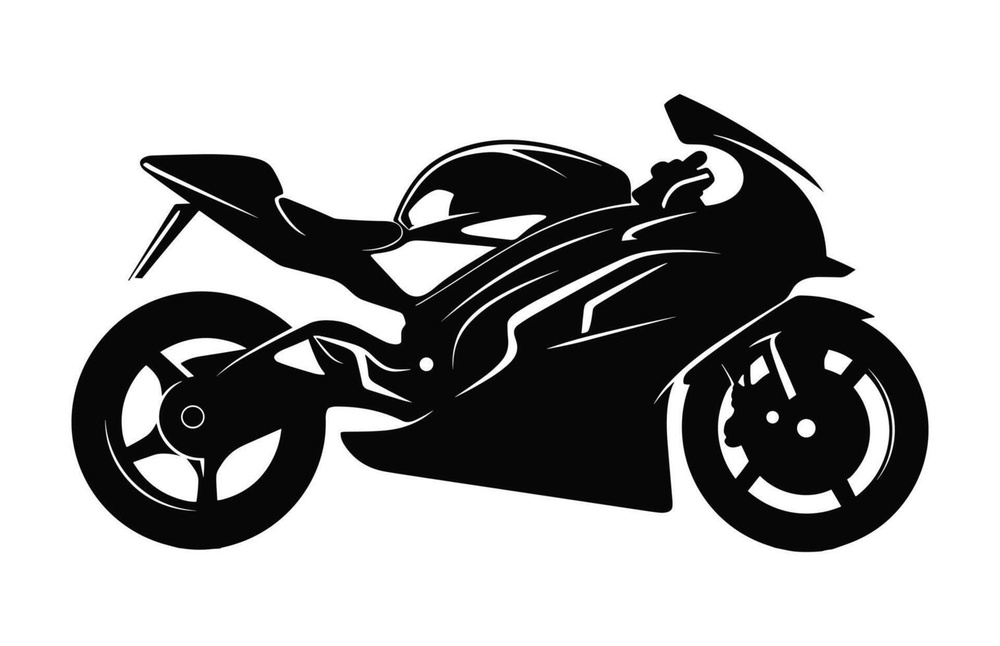
#> input picture Talleres/2025-04-30_taller_analisis_figuras_geometricas/python/img/moto.jpg, 1000 x 646 px, shrunk from 1517 x 980 before the run, found by its file name
$ jupyter execute taller_analisis_figuras_geometricas.ipynb   (shell and % lines are left out)
#> lines starting #> are read from the running program, lines starting #| are printed output that depends on the picture; after the words box and inside, x2 and y2 are one past the last pixel; in counts of white or black regions, pixels touching at a corner belong together; long printed decimals are rounded
# ✅ 1. Prepare Environment

[cell 1]
# Import necessary libraries
import cv2
import numpy as np
import matplotlib.pyplot as plt

his section imports the necessary libraries:

- OpenCV is used for image processing tasks.
- NumPy is useful for numerical operations and handling arrays.
- Matplotlib is used to display images directly in the notebook

### 🖼️ Load and Threshold Image

[cell 2]
# Import image
original = cv2.imread('img\moto.jpg', cv2.IMREAD_GRAYSCALE)
#> original is the input picture: shape (646, 1000); min 0, max 255, mean 172.7
threshold_value = 127
_, binary_image = cv2.threshold(original, threshold_value, 255, cv2.THRESH_BINARY)
#> binary_image: shape (646, 1000); 66.9% white; 3 black regions, box (x1, y1, x2, y2) and area: (72, 94, 855, 550) 172506, (682, 295, 929, 552) 41085, (183, 407, 203, 427) 317

In this part, an image named `moto.jpg` is loaded in grayscale mode from the `/content/` directory. Grayscale simplifies the image to a single intensity channel, making further processing easier.

Then, a binary threshold is applied: all pixel values greater than a certain threshold (e.g., 127) are set to white, and the rest are set to black. This results in a binarized image, ideal for contour detection.

### 🖥️ Define Display Function

A function is defined to display images using Matplotlib:

- The image is shown in grayscale color mapping.
- The axis is turned off to avoid showing ticks or gridlines.
- The image is rendered in the output cell for visualization.

[cell 3]
# Display Image
def display(image):
    plt.imshow(image, cmap='gray')
    plt.axis('off')
    plt.show()

## ✅ Image before and after binarization

[cell 4]
display(binary_image)

### 🔍 Contour Detection and Visualization

This section performs contour detection on a binarized image and visualizes the results:

- The binary image is first inverted to ensure that the object (usually dark) appears white, which is the required format for `cv2.findContours`.
- External contours are then detected using OpenCV's contour-finding function.
- A color version of the binary image is created to allow colored drawing (e.g., red contours).
- The detected contours are drawn on this color image using red outlines for visibility.
- Finally, the image with the highlighted contours is displayed to visualize the detected shapes.

[cell 5]
inverted_image = cv2.bitwise_not(binary_image) # Invert the image (optional, but helps if the object is black)
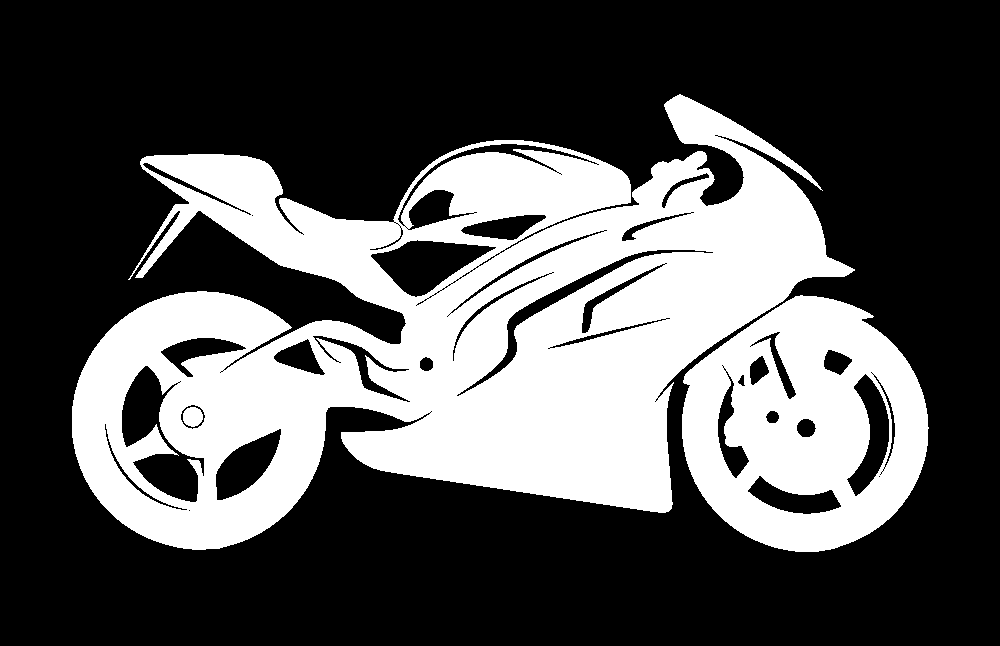
#> inverted_image: shape (646, 1000); 33.1% white; 3 white regions

found_contours, _ = cv2.findContours(inverted_image, cv2.RETR_EXTERNAL, cv2.CHAIN_APPROX_SIMPLE) # Detect contours on the inverted image
#> found_contours = 2 contours; box (x1, y1, x2, y2) and area: (72, 94, 855, 550) 193785, (682, 295, 929, 552) 47752

contour_image = cv2.cvtColor(binary_image, cv2.COLOR_GRAY2BGR) # Create a color copy of the original to draw contours

cv2.drawContours(contour_image, found_contours, -1, (0, 0, 255), 2) # Draw the red contours
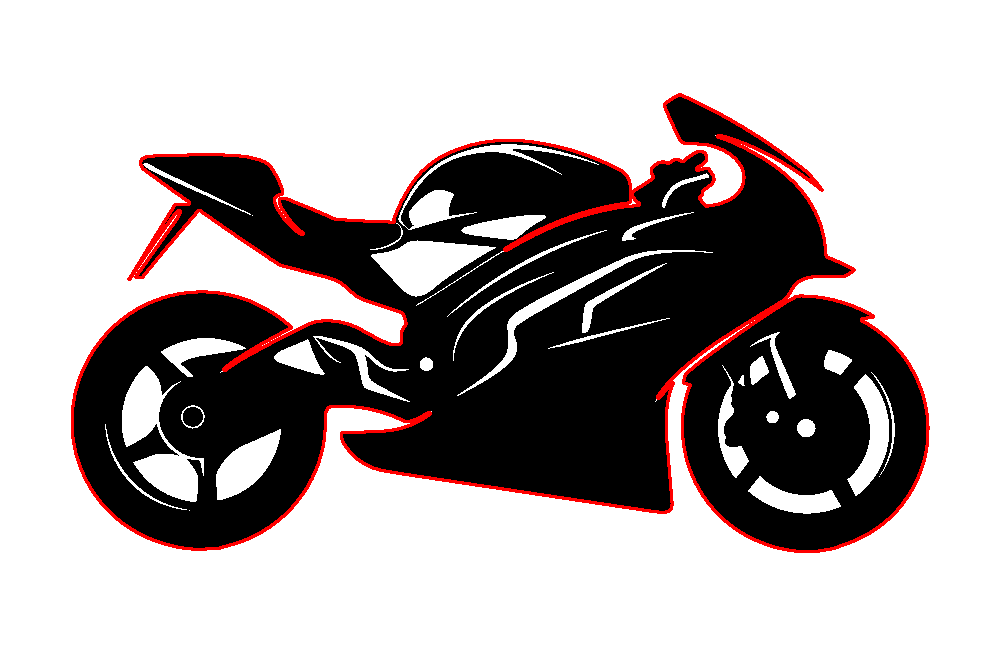
#> contour_image: shape (646, 1000, 3); mean B, G, R 168, 168, 175

display(contour_image) # Display the result

### 📐 Contour Property Calculation

In this part of the process, each detected contour is analyzed individually:

- The **area** of the contour is calculated to measure the number of pixels inside the shape.
- The **perimeter** (arc length) is computed to measure the contour's boundary length.
- **Image moments** are extracted to derive properties like the centroid (geometric center).
- The **centroid coordinates** are calculated using the first-order moments, with a check to avoid division by zero when the area is zero.
- The calculated properties (area, perimeter, and centroid) are printed for each contour, enabling quantitative analysis of the shapes in the image.

[cell 6]
# Iterate through each detected contour
for i, contour in enumerate(found_contours):

    # Calculate the area of the contour
    area = cv2.contourArea(contour)

    # Calculate the perimeter (arc length), assuming the contour is closed
    perimeter = cv2.arcLength(contour, closed=True)

    # Compute image moments (used to extract properties like centroid)
    M = cv2.moments(contour)

    # Compute the centroid (only if the area is non-zero to avoid division by zero)
    if M['m00'] != 0:
        cx = int(M['m10'] / M['m00'])
        cy = int(M['m01'] / M['m00'])
    else:
        cx, cy = 0, 0

    # Display results for this contour
    print(f'Contour {i+1}:')
    print(f'  Area: {area}')
    print(f'  Perimeter: {perimeter}')
    print(f'  Centroid: ({cx}, {cy})\n')
#> this loop made 2 passes
#> (area, perimeter, cx, cy) on passes 1 to 2: (47752, 854.5, 805, 426), (193785, 4735, 442, 331)
#| Contour 1:
#|   Area: 47752.0
#|   Perimeter: 854.548
#|   Centroid: (805, 426)
#| Contour 2:
#|   Area: 193785.0
#|   Perimeter: 4734.991
#|   Centroid: (442, 331)

### 🏷️ Labeling Contours with Geometric Properties

This section adds informative text labels directly on the image for each detected contour:

- A copy of the image is created to preserve the original and allow drawing.
- For each contour, the **area**, **perimeter**, and **centroid** are calculated.
- A label string is created that includes the area, perimeter, and centroid coordinates.
- This label is drawn near the centroid of the shape using OpenCV’s `putText` function.
- The text is styled with a readable font and green color to stand out over the image.
- The final result is a labeled image where each shape includes its measured properties.

[cell 7]
# Make a copy of the image to draw labels on
labeled_image = contour_image.copy()

# Loop through each detected contour
for i, contour in enumerate(found_contours):

    # Compute the area of the contour
    area = cv2.contourArea(contour)

    # Compute the perimeter (arc length)
    perimeter = cv2.arcLength(contour, closed=True)

    # Compute the moments to find the centroid
    M = cv2.moments(contour)
    if M['m00'] != 0:
        cx = int(M['m10'] / M['m00'])
        cy = int(M['m01'] / M['m00'])
    else:
        cx, cy = 0, 0

    # Generate the label text with area, perimeter, and centroid
    label = f"A:{int(area)} P:{int(perimeter)} ({cx},{cy})"

    # Draw the label near the centroid position on the image
    cv2.putText(
        labeled_image, label, (cx - int(cx * 0.15), cy - 10),
        cv2.FONT_HERSHEY_SIMPLEX, 0.9, (0,255, 0), 2, cv2.LINE_AA
    )
#> this loop made 2 passes
#> (area, perimeter, cx, cy, label) on passes 1 to 2: (47752, 854.5, 805, 426, 'A:47752 P:854 (805,426)'), (193785, 4735, 442, 331, 'A:193785 P:4734 (442,331)')
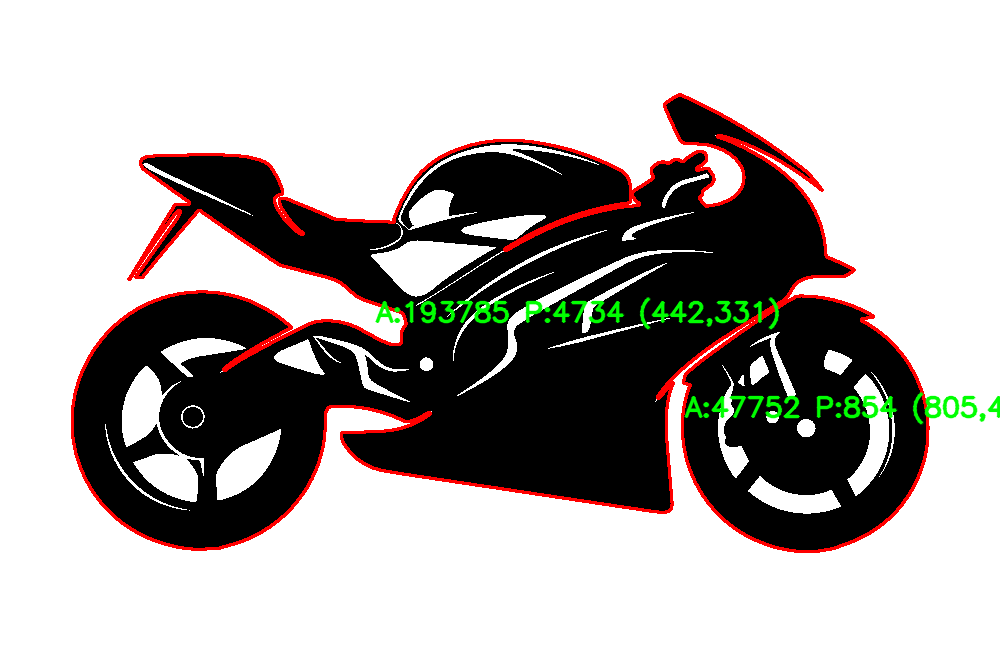
#> labeled_image: shape (646, 1000, 3); 1.31% of pixels changed, all inside (x1, y1, x2, y2) = (375, 297, 1000, 425)

# Show the final labeled image
display(labeled_image)

### 💾 Saving the Output Images

This final step saves the different stages of image processing for future use or documentation:

- The **binarized image** is saved as `'binarizada.jpg'`, showing the result of thresholding.
- The **contour image** is saved as `'contornos.jpg'`, displaying the detected contours.
- The **labeled image** is saved as `'contornosetiquetados.jpg'`, including contour labels with area, perimeter, and centroid coordinates.

All images are saved in the `img/` directory, making it easier to organize the outputs of the processing pipeline.

[cell 8]
cv2.imwrite('img/binarizada.jpg', binary_image)
cv2.imwrite('img/contornos.jpg', contour_image)
cv2.imwrite('img/contornosetiquetados.jpg', labeled_image)
#> Out = True
